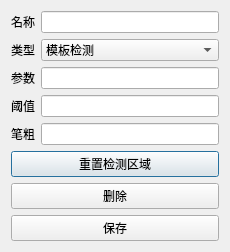
<?xml version="1.0" encoding="UTF-8"?>
<ui version="4.0">
 <class>SettingDialog</class>
 <widget class="QDialog" name="SettingDialog">
  <property name="geometry">
   <rect>
    <x>0</x>
    <y>0</y>
    <width>230</width>
    <height>232</height>
   </rect>
  </property>
  <property name="sizePolicy">
   <sizepolicy hsizetype="MinimumExpanding" vsizetype="MinimumExpanding">
    <horstretch>0</horstretch>
    <verstretch>0</verstretch>
   </sizepolicy>
  </property>
  <property name="windowTitle">
   <string>Dialog</string>
  </property>
  <layout class="QFormLayout" name="formLayout">
   <item row="0" column="0">
    <widget class="QLabel" name="label">
     <property name="text">
      <string>名称</string>
     </property>
    </widget>
   </item>
   <item row="0" column="1">
    <widget class="QLineEdit" name="titleEdit">
     <property name="sizePolicy">
      <sizepolicy hsizetype="Minimum" vsizetype="Fixed">
       <horstretch>0</horstretch>
       <verstretch>0</verstretch>
      </sizepolicy>
     </property>
    </widget>
   </item>
   <item row="1" column="0">
    <widget class="QLabel" name="label_2">
     <property name="text">
      <string>类型</string>
     </property>
    </widget>
   </item>
   <item row="1" column="1">
    <widget class="QComboBox" name="typeComboBox">
     <property name="sizePolicy">
      <sizepolicy hsizetype="Minimum" vsizetype="Fixed">
       <horstretch>0</horstretch>
       <verstretch>0</verstretch>
      </sizepolicy>
     </property>
     <item>
      <property name="text">
       <string>模板检测</string>
      </property>
     </item>
     <item>
      <property name="text">
       <string>灰度特征检测</string>
      </property>
     </item>
     <item>
      <property name="text">
       <string>颜色特征检测</string>
      </property>
     </item>
     <item>
      <property name="text">
       <string>灰度分布检测</string>
      </property>
     </item>
     <item>
      <property name="text">
       <string>颜色分布检测</string>
      </property>
     </item>
    </widget>
   </item>
   <item row="2" column="0">
    <widget class="QLabel" name="label_3">
     <property name="text">
      <string>参数</string>
     </property>
    </widget>
   </item>
   <item row="2" column="1">
    <widget class="QLineEdit" name="argumentEdit">
     <property name="sizePolicy">
      <sizepolicy hsizetype="Minimum" vsizetype="Fixed">
       <horstretch>0</horstretch>
       <verstretch>0</verstretch>
      </sizepolicy>
     </property>
    </widget>
   </item>
   <item row="3" column="0">
    <widget class="QLabel" name="label_4">
     <property name="text">
      <string>阈值</string>
     </property>
    </widget>
   </item>
   <item row="3" column="1">
    <widget class="QLineEdit" name="thresholdEdit">
     <property name="sizePolicy">
      <sizepolicy hsizetype="Minimum" vsizetype="Fixed">
       <horstretch>0</horstretch>
       <verstretch>0</verstretch>
      </sizepolicy>
     </property>
    </widget>
   </item>
   <item row="5" column="0" colspan="2">
    <widget class="QPushButton" name="resetMaskButton">
     <property name="text">
      <string>重置检测区域</string>
     </property>
    </widget>
   </item>
   <item row="6" column="0" colspan="2">
    <widget class="QPushButton" name="removeButton">
     <property name="text">
      <string>删除</string>
     </property>
    </widget>
   </item>
   <item row="7" column="0" colspan="2">
    <widget class="QPushButton" name="saveButton">
     <property name="text">
      <string>保存</string>
     </property>
    </widget>
   </item>
   <item row="4" column="0">
    <widget class="QLabel" name="label_5">
     <property name="text">
      <string>笔粗</string>
     </property>
    </widget>
   </item>
   <item row="4" column="1">
    <widget class="QLineEdit" name="brushroughness"/>
   </item>
  </layout>
 </widget>
 <resources/>
 <connections/>
</ui>
